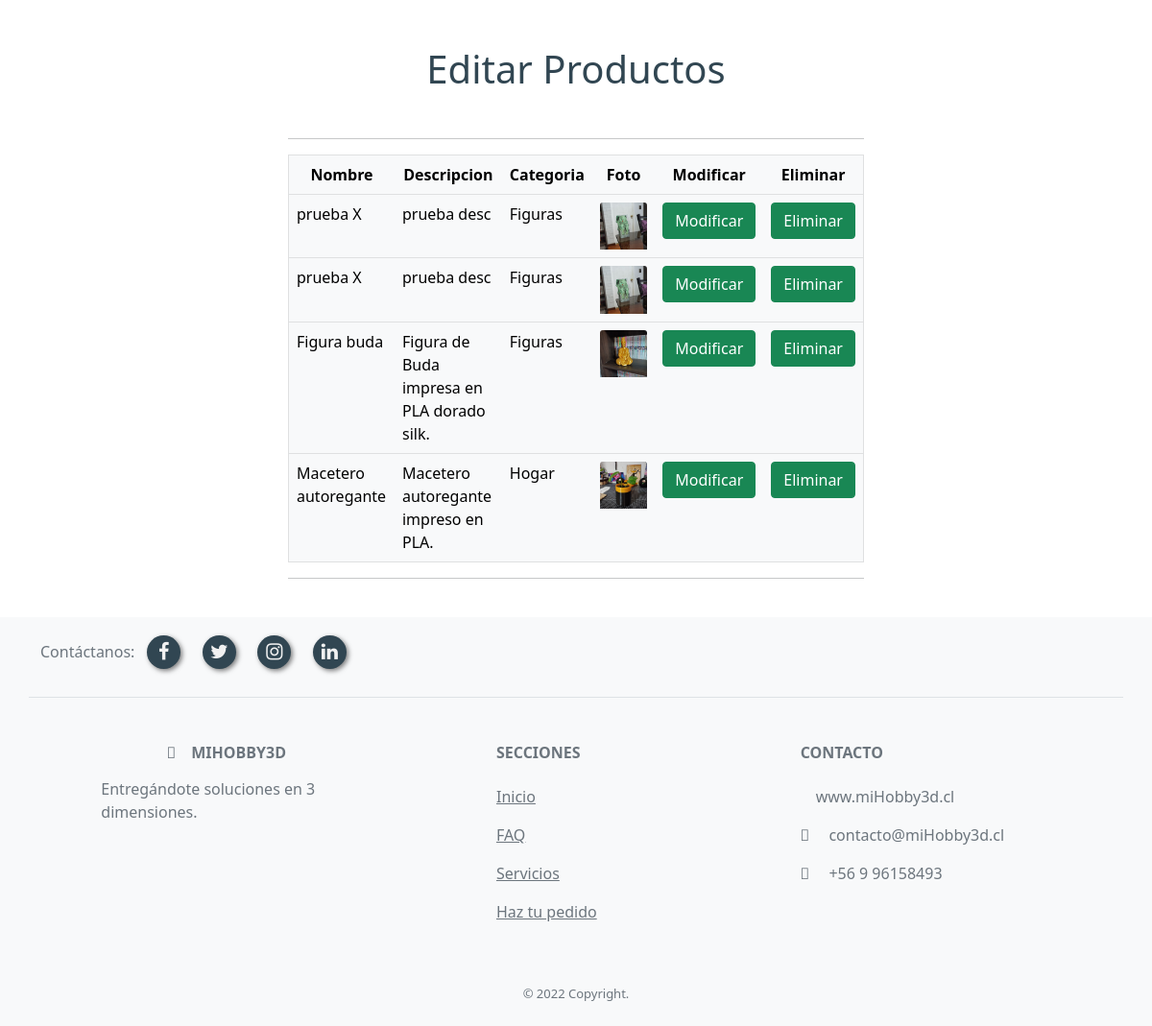
The page /lista_mod (signed in) on the database as committed earlier.
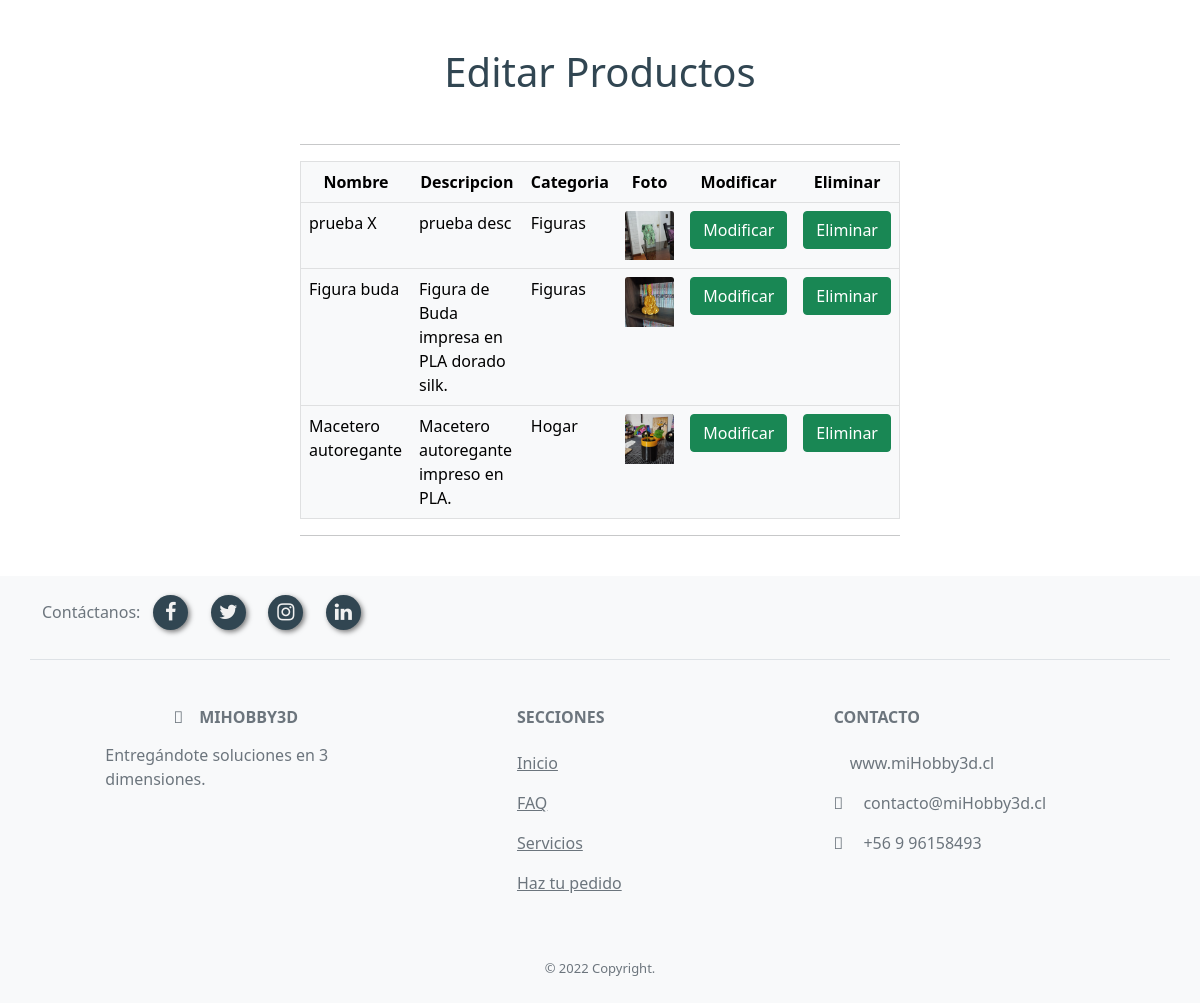
The same page on the database as committed later.
### homepage/models.py (models this page shows, shortened)
class Producto(models.Model):
    idProducto=models.IntegerField(primary_key=True, verbose_name='id de Producto')
    nombreProducto=models.CharField(max_length=50, verbose_name='nombre Producto')
    descripcionProducto=models.CharField(max_length=200, verbose_name='descripcion Producto')
    categoria=models.ForeignKey(CategoriaProducto, default=1, on_delete=models.CASCADE)
    imagenProducto=models.ImageField(upload_to='uploads', blank=True, verbose_name='Imagen Producto')

class CategoriaProducto(models.Model):
    idCategoria=models.IntegerField(primary_key=True, verbose_name='id de categoria')
    nombreCategoria=models.CharField(max_length=50, verbose_name='nombre categoria')
    def __str__(self):
        return self.nombreCategoria

### homepage/views.py (the view)
# urls.py: path('lista_mod', lista_mod ,name="lista_mod"),
def lista_mod(request):
    productos= Producto.objects.all()
    datos = {
        'productos': productos
    }
    return render(request, 'homepage/lista_mod.html', datos)

### homepage/templates/homepage/lista_mod.html (shortened to what the changed rows need)
{% load static %}
<!DOCTYPE html>
<html lang="en">
<head>
    <link href="https://cdn.jsdelivr.net/npm/bootstrap@5.1.3/dist/css/bootstrap.min.css" rel="stylesheet">
    <link rel="stylesheet" href="https://cdn.jsdelivr.net/npm/bootstrap-icons@1.3.0/font/bootstrap-icons.css" />
    <link rel="stylesheet" href="https://stackpath.bootstrapcdn.com/font-awesome/4.7.0/css/font-awesome.min.css">
    <link rel="stylesheet" href="{% static 'homepage/css/style.css' %}">
</head>
<body>
    {% load socialaccount %}
    {% if user.is_staff %}
        <div class=" my-5 titulo-main">
            <h1>Editar Productos</h1>
        </div>
        <div class="row mt-5 col-6 d-flex mx-auto align-items-center">
            <table class="table table-light" border="1">
                <tr>
                    <th class="text-center">Nombre</th>
                    <th class="text-center">Descripcion</th>
                    <th class="text-center">Categoria</th>
                    <th class="text-center">Foto</th>
                    <th class="text-center">Modificar</th>
                    <th class="text-center">Eliminar</th>
                </tr>
                {% for pr in productos%}
                <tr>
                    <td>{{pr.nombreProducto}}</td>
                    <td>{{pr.descripcionProducto}}</td>
                    <td>{{pr.categoria}}</td>
                    <td><img src="{{pr.imagenProducto.url}}" class="card-img-top img-fluid"></td>
                    <td><a href="{% url 'modificar_producto' pr.idProducto %}" class="btn btn-success">Modificar</a></td>
                    <td><a href="{% url 'eliminar_producto' pr.idProducto %}" class="btn btn-success">Eliminar</a></td>
                </tr>
                {% endfor %}
            </table>
        </div>
    {% else %}
    <div class=" my-5 titulo-main">
        <h1 class="my-5">Ud. no tiene permisos para entrar acá.</h1>
        <a href="/" class="btn btn-primary">Volver</a>
    </div>
    {% endif %}
</body>
</html>

Rows that differ between the two databases and show on the page:
removed Producto: nombreProducto "prueba X", descripcionProducto "prueba desc", categoria "Figuras", imagenProducto (picture)
